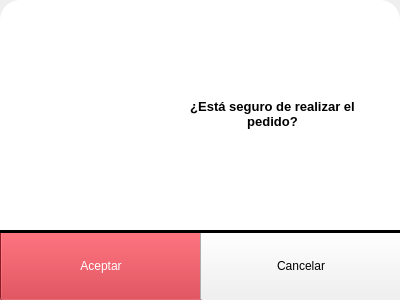
<?xml version="1.0" encoding="UTF-8"?>
<ui version="4.0">
 <class>mensajeConfirmar</class>
 <widget class="QMainWindow" name="mensajeConfirmar">
  <property name="geometry">
   <rect>
    <x>0</x>
    <y>0</y>
    <width>400</width>
    <height>300</height>
   </rect>
  </property>
  <property name="windowTitle">
   <string>MainWindow</string>
  </property>
  <widget class="QWidget" name="centralwidget">
   <widget class="QFrame" name="frame">
    <property name="geometry">
     <rect>
      <x>0</x>
      <y>0</y>
      <width>400</width>
      <height>300</height>
     </rect>
    </property>
    <property name="styleSheet">
     <string notr="true">QFrame{	 
 
	background-color: rgb(255, 255, 255);
	border-radius:20px;

}

 </string>
    </property>
    <property name="frameShape">
     <enum>QFrame::StyledPanel</enum>
    </property>
    <property name="frameShadow">
     <enum>QFrame::Raised</enum>
    </property>
    <widget class="QPushButton" name="pushButton_2">
     <property name="geometry">
      <rect>
       <x>0</x>
       <y>230</y>
       <width>202</width>
       <height>71</height>
      </rect>
     </property>
     <property name="sizePolicy">
      <sizepolicy hsizetype="Fixed" vsizetype="Fixed">
       <horstretch>0</horstretch>
       <verstretch>0</verstretch>
      </sizepolicy>
     </property>
     <property name="minimumSize">
      <size>
       <width>202</width>
       <height>71</height>
      </size>
     </property>
     <property name="maximumSize">
      <size>
       <width>202</width>
       <height>71</height>
      </size>
     </property>
     <property name="cursor">
      <cursorShape>OpenHandCursor</cursorShape>
     </property>
     <property name="styleSheet">
      <string notr="true">color: white;
background-color:rgb(201, 37, 49);
font: 75 15pt &quot;MS Serif&quot;;


 </string>
     </property>
     <property name="text">
      <string>Aceptar</string>
     </property>
    </widget>
    <widget class="Line" name="line">
     <property name="geometry">
      <rect>
       <x>0</x>
       <y>230</y>
       <width>400</width>
       <height>3</height>
      </rect>
     </property>
     <property name="styleSheet">
      <string notr="true">background-color: rgb(0, 0, 0);</string>
     </property>
     <property name="orientation">
      <enum>Qt::Horizontal</enum>
     </property>
    </widget>
    <widget class="QWidget" name="layoutWidget">
     <property name="geometry">
      <rect>
       <x>30</x>
       <y>0</y>
       <width>348</width>
       <height>231</height>
      </rect>
     </property>
     <layout class="QVBoxLayout" name="verticalLayout">
      <item>
       <spacer name="verticalSpacer">
        <property name="orientation">
         <enum>Qt::Vertical</enum>
        </property>
        <property name="sizeHint" stdset="0">
         <size>
          <width>20</width>
          <height>40</height>
         </size>
        </property>
       </spacer>
      </item>
      <item>
       <layout class="QHBoxLayout" name="horizontalLayout">
        <item>
         <widget class="QLabel" name="Advertencia">
          <property name="minimumSize">
           <size>
            <width>81</width>
            <height>71</height>
           </size>
          </property>
          <property name="maximumSize">
           <size>
            <width>81</width>
            <height>71</height>
           </size>
          </property>
          <property name="text">
           <string/>
          </property>
          <property name="scaledContents">
           <bool>true</bool>
          </property>
         </widget>
        </item>
        <item>
         <spacer name="horizontalSpacer">
          <property name="orientation">
           <enum>Qt::Horizontal</enum>
          </property>
          <property name="sizeHint" stdset="0">
           <size>
            <width>40</width>
            <height>20</height>
           </size>
          </property>
         </spacer>
        </item>
        <item>
         <widget class="QTextBrowser" name="textBrowser">
          <property name="sizePolicy">
           <sizepolicy hsizetype="Fixed" vsizetype="Fixed">
            <horstretch>0</horstretch>
            <verstretch>0</verstretch>
           </sizepolicy>
          </property>
          <property name="minimumSize">
           <size>
            <width>211</width>
            <height>41</height>
           </size>
          </property>
          <property name="maximumSize">
           <size>
            <width>211</width>
            <height>41</height>
           </size>
          </property>
          <property name="html">
           <string>&lt;!DOCTYPE HTML PUBLIC &quot;-//W3C//DTD HTML 4.0//EN&quot; &quot;http://www.w3.org/TR/REC-html40/strict.dtd&quot;&gt;
&lt;html&gt;&lt;head&gt;&lt;meta name=&quot;qrichtext&quot; content=&quot;1&quot; /&gt;&lt;style type=&quot;text/css&quot;&gt;
p, li { white-space: pre-wrap; }
&lt;/style&gt;&lt;/head&gt;&lt;body style=&quot; font-family:'MS Shell Dlg 2'; font-size:8.25pt; font-weight:400; font-style:normal;&quot;&gt;
&lt;p align=&quot;center&quot; style=&quot; margin-top:0px; margin-bottom:0px; margin-left:0px; margin-right:0px; -qt-block-indent:0; text-indent:0px;&quot;&gt;&lt;span style=&quot; font-size:10pt; font-weight:600;&quot;&gt;¿Está seguro de realizar el pedido?&lt;/span&gt;&lt;/p&gt;&lt;/body&gt;&lt;/html&gt;</string>
          </property>
         </widget>
        </item>
       </layout>
      </item>
      <item>
       <spacer name="verticalSpacer_2">
        <property name="orientation">
         <enum>Qt::Vertical</enum>
        </property>
        <property name="sizeHint" stdset="0">
         <size>
          <width>20</width>
          <height>40</height>
         </size>
        </property>
       </spacer>
      </item>
     </layout>
    </widget>
    <widget class="QPushButton" name="pushButton_3">
     <property name="geometry">
      <rect>
       <x>200</x>
       <y>230</y>
       <width>202</width>
       <height>71</height>
      </rect>
     </property>
     <property name="sizePolicy">
      <sizepolicy hsizetype="Fixed" vsizetype="Fixed">
       <horstretch>0</horstretch>
       <verstretch>0</verstretch>
      </sizepolicy>
     </property>
     <property name="minimumSize">
      <size>
       <width>202</width>
       <height>71</height>
      </size>
     </property>
     <property name="maximumSize">
      <size>
       <width>202</width>
       <height>71</height>
      </size>
     </property>
     <property name="cursor">
      <cursorShape>OpenHandCursor</cursorShape>
     </property>
     <property name="styleSheet">
      <string notr="true">
background-color: #F1F1F1;
font: 75 15pt &quot;MS Serif&quot;;


 </string>
     </property>
     <property name="text">
      <string>Cancelar</string>
     </property>
    </widget>
    <zorder>pushButton_2</zorder>
    <zorder>layoutWidget</zorder>
    <zorder>pushButton_3</zorder>
    <zorder>line</zorder>
   </widget>
  </widget>
 </widget>
 <resources/>
 <connections/>
</ui>
